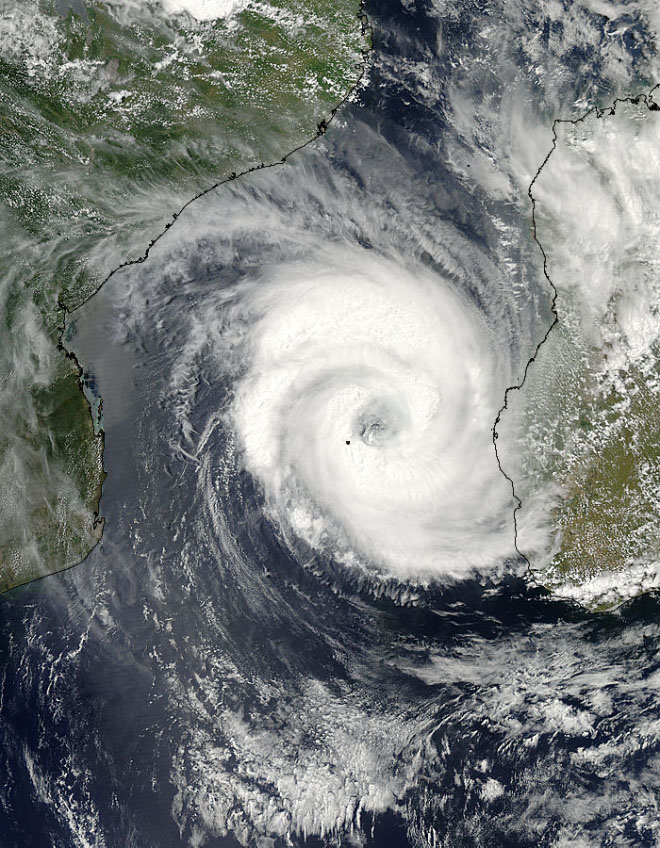
#> input picture images/cyclone1.jpg, 660 x 848 px
$ python test.py
#> lines starting #> are read from the running program, lines starting #| are printed output that depends on the picture; after the words box and inside, x2 and y2 are one past the last pixel; in counts of white or black regions, pixels touching at a corner belong together
import cv2
import numpy as np

count_dict = {}

def get_hex(n):
    ans = str(hex(n))
    if len(ans) == 1:
        ans = '0' + ans
    return ans

# Загрузка изображения
image = cv2.imread('images/cyclone1.jpg')
#> image is the input picture: shape (848, 660, 3); mean B, G, R 123.9, 123.9, 120.3

# Преобразование изображения в оттенки серого
gray = cv2.cvtColor(image, cv2.COLOR_BGR2GRAY)
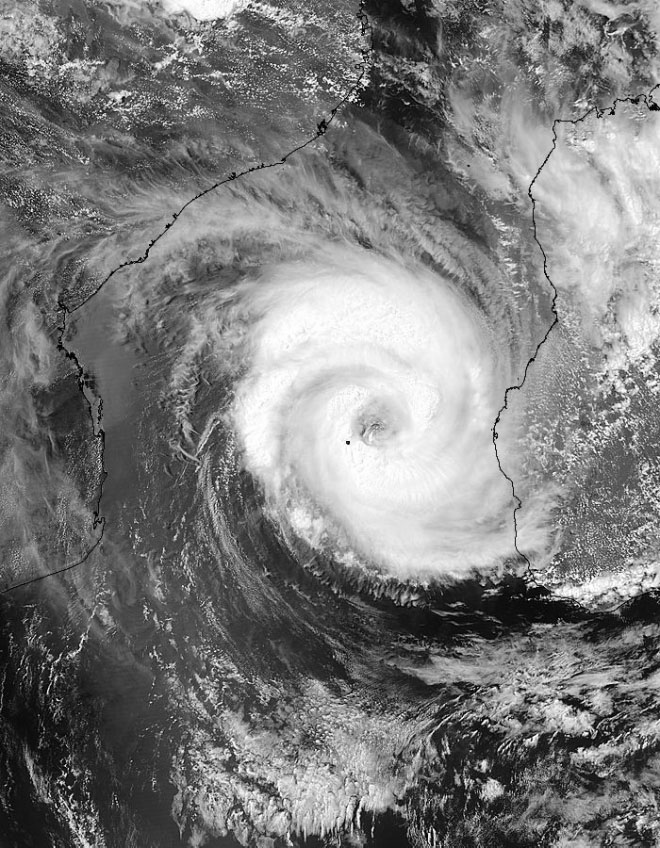
#> gray: shape (848, 660); min 0, max 255, mean 122.9

# Применение порогового фильтра для выделения ярких объектов
_, threshold = cv2.threshold(gray, 200, 255, cv2.THRESH_BINARY)
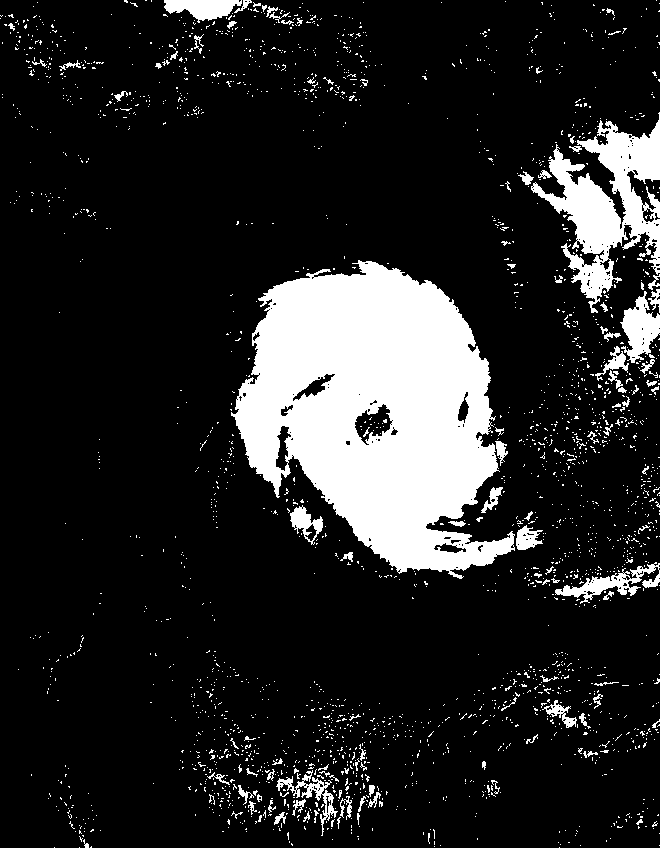
#> threshold: shape (848, 660); 14.7% white; 2369 white regions (2258 under 20 px)

# Нахождение контуров на изображении
contours, _ = cv2.findContours(threshold, cv2.RETR_EXTERNAL, cv2.CHAIN_APPROX_SIMPLE)
#> contours = 2353 contours, 2303 with area under 20; largest, box (x1, y1, x2, y2) and area: (231, 260, 515, 579) 56619, (531, 112, 660, 313) 9684, (620, 291, 660, 363) 1420, (555, 562, 660, 604) 1176, (164, 0, 242, 23) 999

# Нахождение самого большого контура, схожего с окружностью
max_contour = None
max_contour_area = 0
for contour in contours:
    perimeter = cv2.arcLength(contour, True)
    approx = cv2.approxPolyDP(contour, 0.03 * perimeter, True)
    if len(approx) > 4:  # Проверка, что контур схож с окружностью
        area = cv2.contourArea(contour)
        if area > max_contour_area:
            max_contour_area = area
            max_contour = contour
            if max_contour is not None:
                x, y, w, h = cv2.boundingRect(max_contour)
                cv2.drawContours(image, [max_contour], 0, (255, 0, 0), 2)
#> this loop made 2353 passes
#> (perimeter, area, max_contour_area, x, y, w, h) on passes 110, 166, 183: (56.28, 50, 50, 274, 812, 12, 13), (83.01, 51.5, 51.5, 292, 799, 14, 17), (145.8, 62.5, 62.5, 340, 796, 12, 24)
#> (perimeter, area) on passes 155, 182, 200: (53.46, 26), (41.8, 24), (70.53, 43.5)
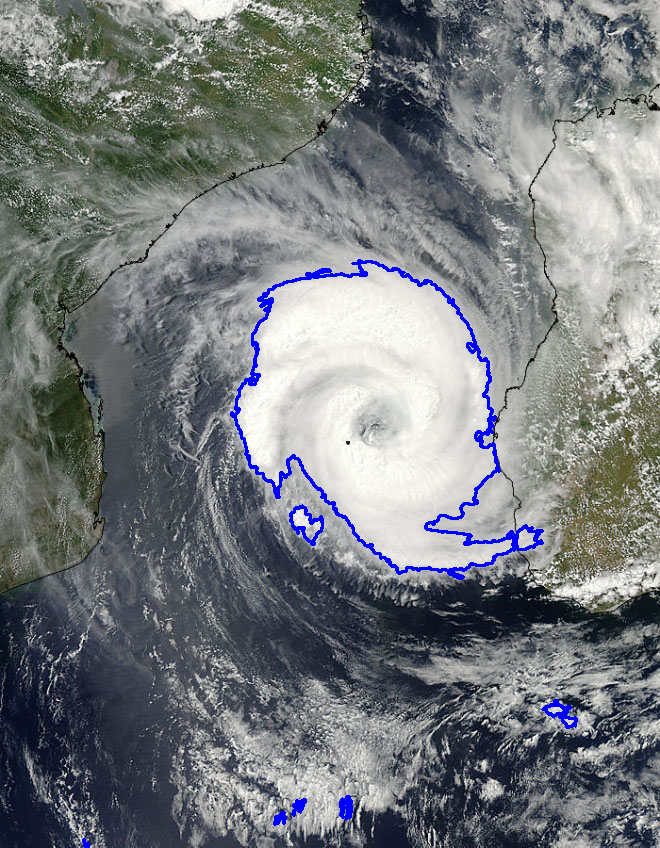
#> image: shape (848, 660, 3); 1.31% of pixels changed, all inside (x1, y1, x2, y2) = (82, 259, 578, 848)
#> after the loop, h = 319; max_contour = contour of 998 points, box (x1, y1, x2, y2) (231, 260, 515, 579), area 56619; max_contour_area = 56619; w = 284; x = 231; y = 260


# Создание массива с цветами каждого пикселя в круге
if max_contour is not None:
    # Создаем маску для самого большого контура
    mask = np.zeros_like(gray)
    cv2.drawContours(mask, [max_contour], 0, (255), -1)
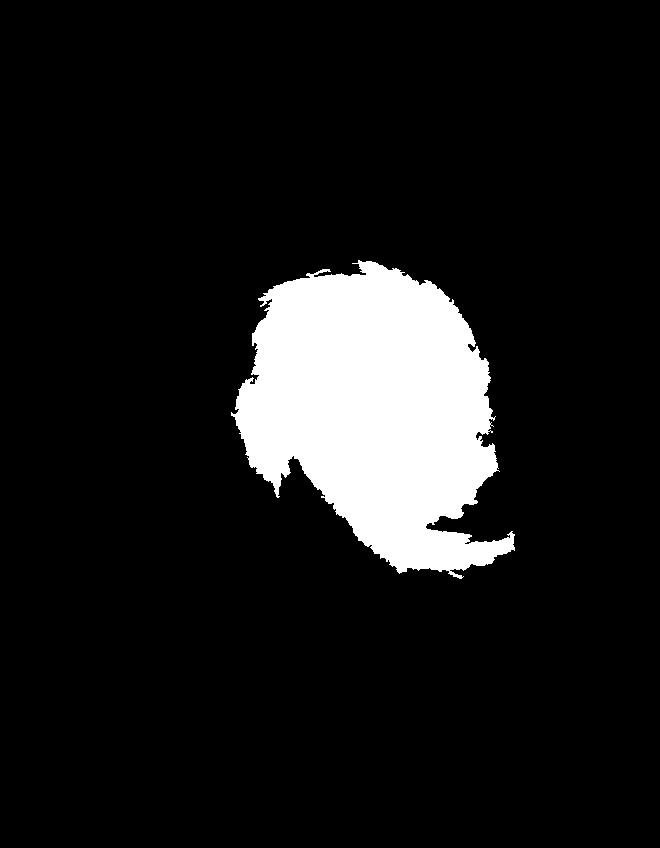
#> mask: shape (848, 660); 10.3% white; 1 white region, box (x1, y1, x2, y2) and area: (231, 260, 515, 579) 57408

    # Извлекаем цвета пикселей в круге
    circle_pixels = image[np.where(mask != 0)]
    result_array = circle_pixels [~np.all(circle_pixels  == [255, 0, 0], axis=1)]

    # Выводим массив цветов
    print("Массив цветов каждого пикселя в круге:\n", result_array, len(result_array))
#> (printed output is left out)


def check(pixels):
    count_dict = {}

    def get_hex(n):
        ans = str(hex(n))[2:]
        if len(ans) == 1:
            ans = '0' + ans
        return ans

    for pixel in pixels:
        color = get_hex(pixel[0]) + get_hex(pixel[1]) + get_hex(pixel[2])
        try:
            count_dict[color] += 1
        except KeyError:
            count_dict[color] = 1
#> this loop made 57408 passes
#> (pixel, color) on passes 1 to 3: ([255, 0, 0], 'ff0000'), ([255, 0, 0], 'ff0000'), ([255, 0, 0], 'ff0000')
#> after the loop, count_dict = 1000 items

    return count_dict

print(check(circle_pixels))
#> (printed output is left out)
# Отображение результата
cv2.imshow('Result', image)
cv2.waitKey(0)
cv2.destroyAllWindows()
